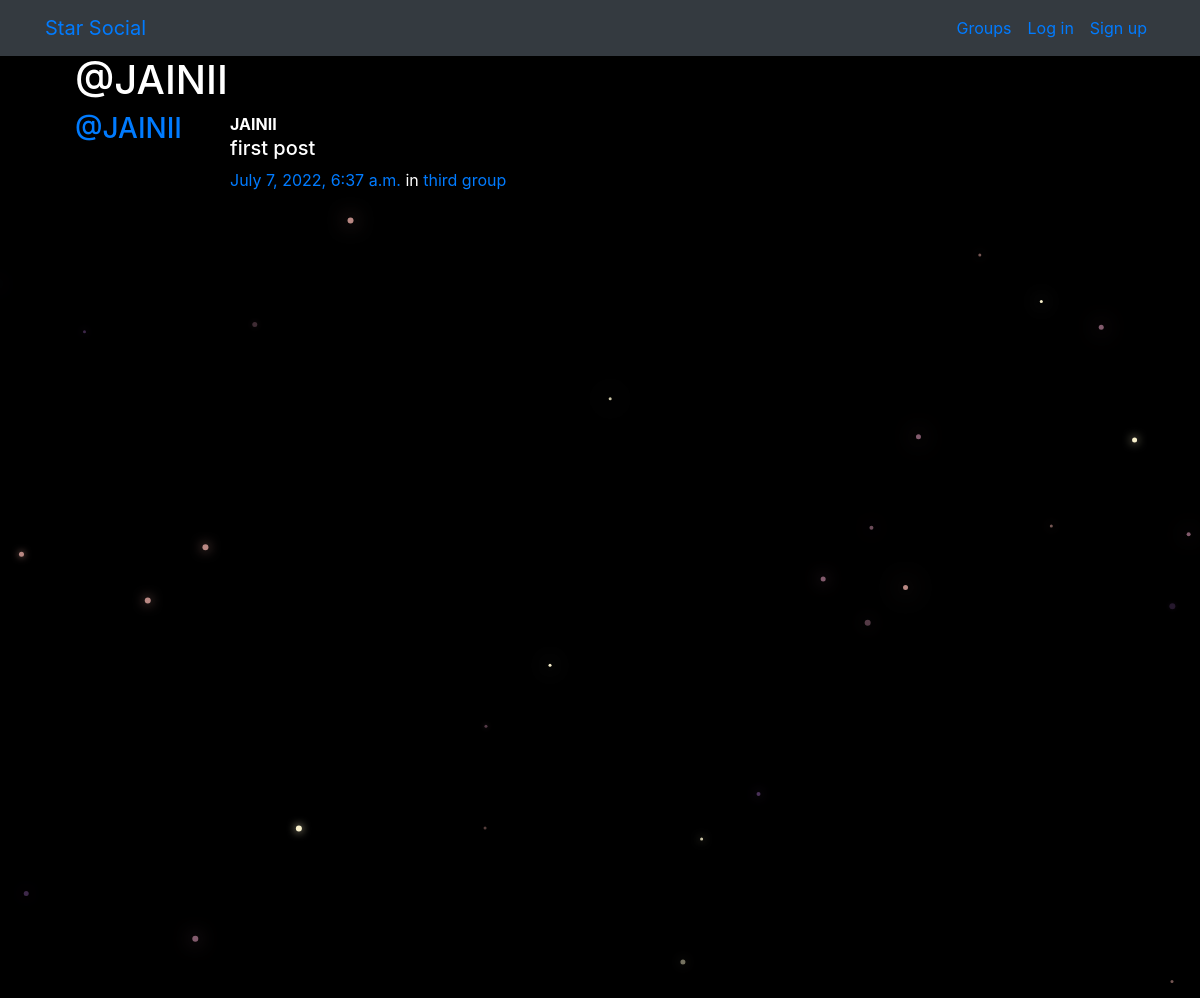
/posts/by/JAINII/, run on the app's committed database.
### posts/models.py (models this page shows, shortened)
class Post(models.Model):
    user=models.ForeignKey(User,on_delete=models.CASCADE,related_name='posts')
    created_at=models.DateTimeField(auto_now=True)#autogenrated
    message=models.TextField()
    message_html=models.TextField(editable=False)
    group=models.ForeignKey(Group,on_delete=models.CASCADE,related_name='posts',null=True,blank=True)
    class Meta:
        ordering=['-created_at']
        unique_together=['user','message']

### groups/models.py (models this page shows, shortened)
class Group(models.Model):
     name=models.CharField(max_length=255,unique=True)
     slug=models.SlugField(allow_unicode=True,unique=True)#slug representation
     description=models.TextField(blank=True,default='')
     description_html=models.TextField(editable=False,default='',blank=True)
     members=models.ManyToManyField(User,through='GroupMember')
     class Meta:
         ordering=['name']

### posts/views.py (the view)
# urls.py: path("by/<username>/",views.UserPosts.as_view(),name="for_user"),
class UserPosts(generic.ListView):
    model = models.Post
    template_name = "posts/user_post_list.html"
    def get_queryset(self):
        try:
            self.post_user = User.objects.prefetch_related("posts").get(
                username__iexact=self.kwargs.get("username")
            )
        except User.DoesNotExist:
            raise Http404
        else:
            return self.post_user.posts.all()
    def get_context_data(self, **kwargs):
        context = super().get_context_data(**kwargs)
        context["post_user"] = self.post_user
        return context

### posts/templates/posts/user_post_list.html
{% extends "posts/post_base.html" %}
{% block prepost %}
<div class="col-md-4">
    <h1>@{{post_user.username}}</h1>
</div>
{% endblock %}
{% block post_content %}
<div class="col-md-8">
    {% for post in post_list %}
    {% include "posts/_post.html" %}
    {% endfor %}
</div>
{% endblock %}

### posts/templates/posts/_post.html (shortened to what this page needs)
<div class="media">
	<h3 class="mr-5"><a href="{% url 'posts:for_user' username=post.user.username %}">@{{ post.user.username }}</a></h3>
	<div class="media-body">
		<strong>{{ post.user.username }}</strong>
		<h5>{{ post.message_html|safe }}</h5>
			<time class="time"><a href="{% url 'posts:single' username=post.user.username pk=post.pk %}">{{ post.created_at }}</a></time>
			{% if post.group %}
			<span class="group-name">in <a href="#">{{ post.group.name }}</a></span>
			{% endif %}
	</div>
</div>

### static/simplesocial/css/master.css (style rules this page uses)
body { margin: 0; overflow: hidden; background-color: black; color:white; }

### data on the page
Post: user.username "JAINII", message_html "first post", created_at "July 7, 2022, 6:37 a.m.", group.name "third group"

### other printed values
{{ post_user.username }} "JAINII"
